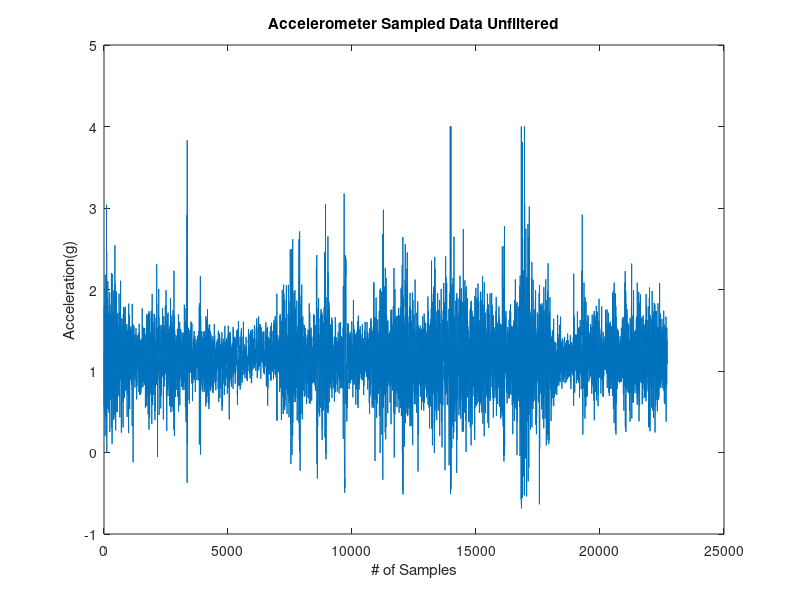
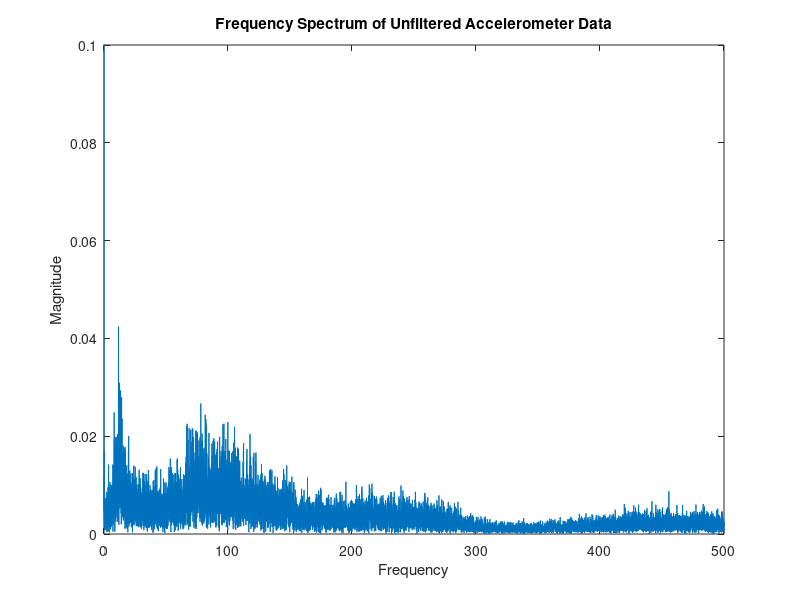

Reproduce these figures in MATLAB, in order. (Note: this script raises an error after producing the figures.)
load log3.dat
load bump.dat
logx = log3;

figure(1)
plot(logx);
axis([0 25000 -1 5]);
title('Accelerometer Sampled Data Unfiltered');
xlabel('# of Samples');
ylabel('Acceleration(g)');





Fs = 1000;
T = 1/Fs;
L = length(logx);
Y = fft(logx);
P2 = abs(Y/L);
P1 = P2(1:L/2+1);
P1(2:end-1) = 2*P1(2:end-1);
f = Fs*(0:(L/2))/L;
figure(2)
plot(f, P1);
axis([0 500 0 0.1]);
title('Frequency Spectrum of Unfiltered Accelerometer Data');
xlabel('Frequency');
ylabel('Magnitude');


% Construct an FDESIGN object and call its BUTTER method.

N   = 8;   % Order
Fc1 = 3;   % First Cutoff Frequency
Fc2 = 150;  % Second Cutoff Frequency

% Construct an FDESIGN object and call its BUTTER method.
h  = fdesign.bandpass('N,F3dB1,F3dB2', N, Fc1, Fc2, Fs);
Hd = design(h, 'butter');
y = filter(Hd, logx);
figure(3);
plot(y)
axis([0 25000 -3 3]);
title('Bandpass (3 Hz - 150 Hz) Filtered Accelerometer Data');
xlabel('# of Samples');
ylabel('Acceleration(g)');


T = 1/Fs;
L = length(y);
Y = fft(y);
P2 = abs(Y/L);
P1 = P2(1:L/2+1);
P1(2:end-1) = 2*P1(2:end-1);
f = Fs*(0:(L/2))/L;
figure(4)
plot(f, P1);
axis([0 500 0 0.1])
title('Frequency Spectrum of Filtered Accelerometer Data');
xlabel('Frequency');
ylabel('Magnitude');


